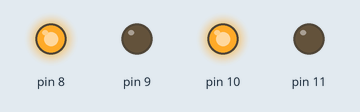
This sketch was run on a simulated Arduino Uno, built with avr-gcc and run on an emulated ATmega328P. On the bench: output pins drawn as LEDs (lit = HIGH).

Above: at 0.5 s.
At 2.5 s:
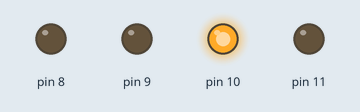
At 3.5 s:
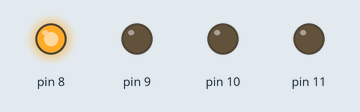
At 4.5 s:
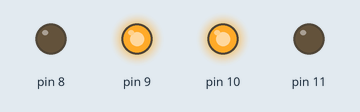
At 6.5 s:
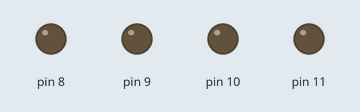
At 8.5 s:
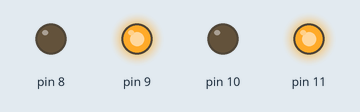
Timing chart, 0 to 9.1 s (numbered marks = the images above):
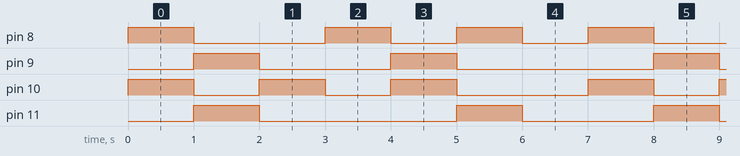

Measured:
- by itself, pin 8: repeats every 7.0 s: LOW 2.0 s, 2 × (HIGH 1.0 s, LOW 1.0 s), HIGH 1.0 s
- by itself, pin 9: repeats every 7.0 s: LOW 2.0 s, HIGH 1.0 s, LOW 3.0 s, HIGH 1.0 s
- by itself, pin 10: repeats every 7.0 s: 2 × (LOW 1.0 s, HIGH 1.0 s), LOW 2.0 s, HIGH 1.0 s
- by itself, pin 11: repeats every 7.0 s: LOW 3.0 s, HIGH 1.0 s, LOW 2.0 s, HIGH 1.0 s

The sketch:

20-01-03rccar_basic.ino
```cpp
void setup() {
  for(int i=8; i<12;i++)    //8 = L+,9 = L-,10 = R+,11 = R-
  {
    pinMode(i, OUTPUT);
  }

}

void loop() {
  digitalWrite(8, HIGH);              //전진
  digitalWrite(9, LOW);
  digitalWrite(10, HIGH);
  digitalWrite(11, LOW);
  delay(1000);

  digitalWrite(8, LOW);               //후진
  digitalWrite(9, HIGH);
  digitalWrite(10, LOW);
  digitalWrite(11, HIGH);
  delay(1000);

  digitalWrite(8, LOW);               //좌회전
  digitalWrite(9, LOW);
  digitalWrite(10, HIGH);
  digitalWrite(11, LOW);
  delay(1000);

  digitalWrite(8, HIGH);              //우회전
  digitalWrite(9, LOW);
  digitalWrite(10, LOW);
  digitalWrite(11, LOW);
  delay(1000);

  digitalWrite(8, LOW);               //좌턴
  digitalWrite(9, HIGH);
  digitalWrite(10, HIGH);
  digitalWrite(11, LOW);
  delay(1000);

  digitalWrite(8, HIGH);              //우턴
  digitalWrite(9, LOW);
  digitalWrite(10, LOW);
  digitalWrite(11, HIGH);
  delay(1000);

  digitalWrite(8, LOW);               //정지
  digitalWrite(9, LOW);
  digitalWrite(10, LOW);
  digitalWrite(11, LOW);
  delay(1000);

}
```
